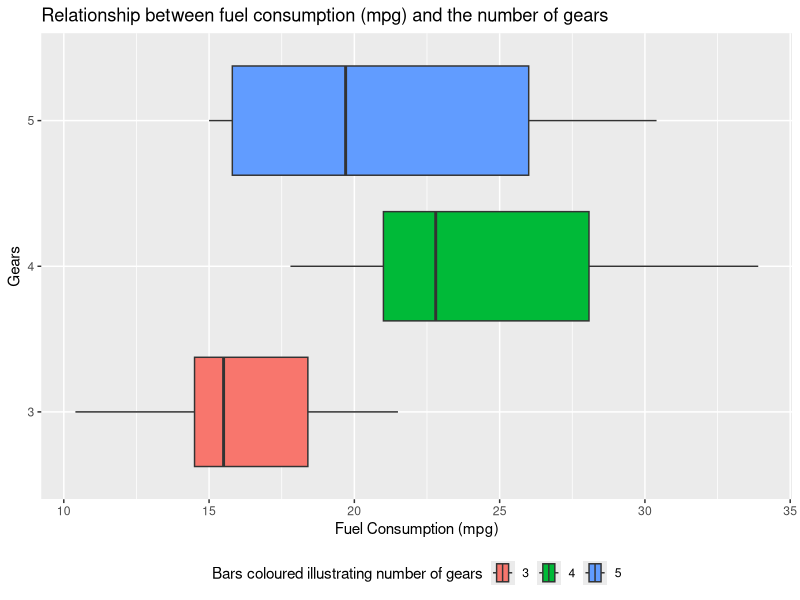
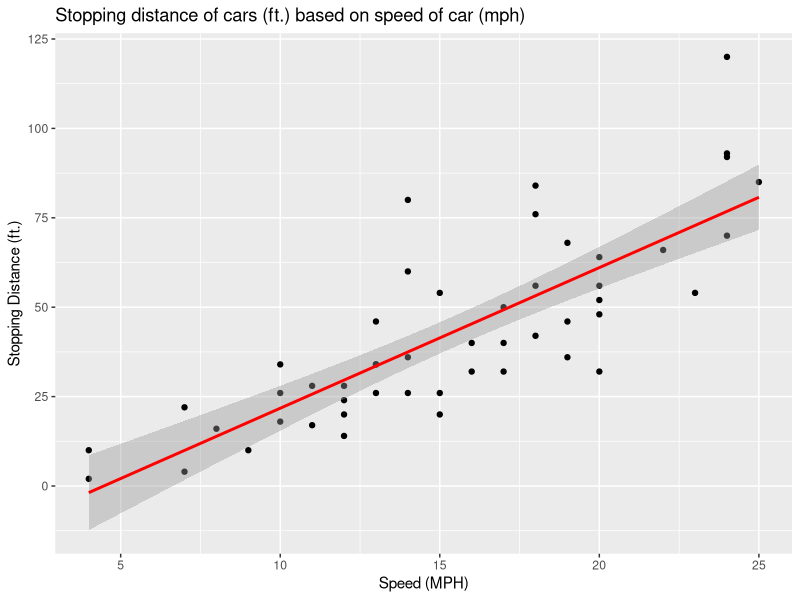
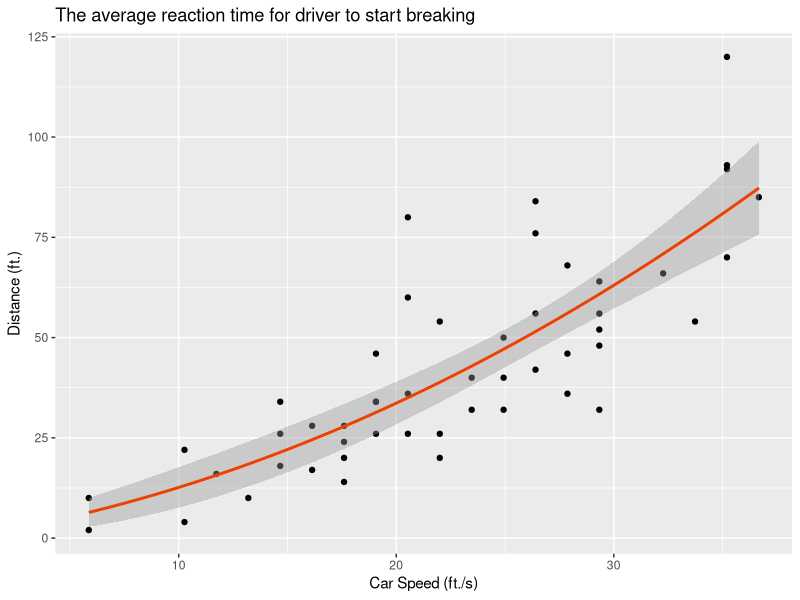

Write R code to recreate these figures, in order.
## ---- chunk 1
knitr::opts_chunk$set(echo = TRUE)
## ---- chunk 2
# Sum of 5 to 55 sequence:
sum(5:55)
## ---- chunk 3
# Function sumfun created as requested by the following code:
sumfun <- function(n) {sum(seq(from=5,to=n,by=1))}

## ---- chunk 4
# Output for sumfun if n=6
sumfun(6)
## ---- chunk 5
# Output for sumfun if n=20
sumfun(20)
## ---- chunk 6
# Output for sumfun if n=100
sumfun(100)
## ---- chunk 7
# Fibonacci is explained as nth= (n-1)th + (n-2)th. Using "x" instead of n (as n used prior) and a "for loop" statement.
Fibonacci <- function(x) {
if(x<=1) {
  return(x)
  } else {
    return(Fibonacci(x-1) + Fibonacci(x-2))
    }}
# First 12 entries to print starting from 1 to 12:
for(entries in 1:(12)) { 
  print(Fibonacci(entries))
  }
## ---- chunk 8
# Install ggplot and load:
install.packages("ggplot2")
library(ggplot2)

## ---- chunk 9
# Load mtcars datset:
data(mtcars)

## ---- chunk 10
# Boxplot with fill aesthetic, added titles and legend placed at the bottom for better viewing:

ggplot(mtcars, aes(mpg, as.factor(gear), fill= as.factor(gear))) + geom_boxplot() + ggtitle("Relationship between fuel consumption (mpg) and the number of gears") + xlab("Fuel Consumption (mpg)") + ylab("Gears") + labs(fill = "Bars coloured illustrating number of gears") + theme(legend.position="bottom")

## ---- chunk 11
# Load cars datset
data(cars)

# Code for variable distance and use of lm
distance <- lm(dist~speed, data = cars)

# Code to display a set of descriptive statistics (including the fitted slope and intercept of the line, and their standard errors):
summary(distance)

## ---- chunk 12
# To identify the units for the variables, the entered code provided the information:
help(cars)

# Measurement units: speed (MPH) and stopping distance (ft.) as listed in the cars documentation.
## ---- chunk 13
# Following on from 3.5 to plot data points and the linear fit using ggplot. I also coloured the line red and placed headings on the axis as well as a title.

ggplot(cars, aes(x = speed, y = dist)) +
  geom_point () +
  stat_smooth(method ="lm", formula = "y~x", col ="red") +
  ggtitle("Stopping distance of cars (ft.) based on speed of car (mph)") + xlab("Speed (MPH)") + ylab("Stopping Distance (ft.)")

## ---- chunk 14
# The speed list from cars datset in mph converted to ft/s (conversion factor is 5280/3600), in order to estimate reaction time in seconds :
speed_ft <- cars$speed * (5280/3600)

# Equation for line including the assumption OBC ∝ speed^2:
line<-lm(dist ~ 0 + speed_ft + I(speed_ft^2),data = cars)

# Call summary information:
summary(line)

## ---- chunk 15
# Denote what x and y are:
y <- cars$dist
x <- cars$speed_ft

# Generate Plot (with titles and the line coloured orange-red and placed headings on the axis as well as a title) with the stated formula:
ggplot(cars, aes(speed_ft, dist)) + geom_point() + geom_smooth(method='lm', formula="y~0+x+I(x^2)", col ="orangered2") + labs(title = "The average reaction time for driver to start breaking", x="Car Speed (ft./s)", y="Distance (ft.)")

# The formula "y~0+x+I(x^2)" is a linear model that fits a quadratic formula with zero offset
